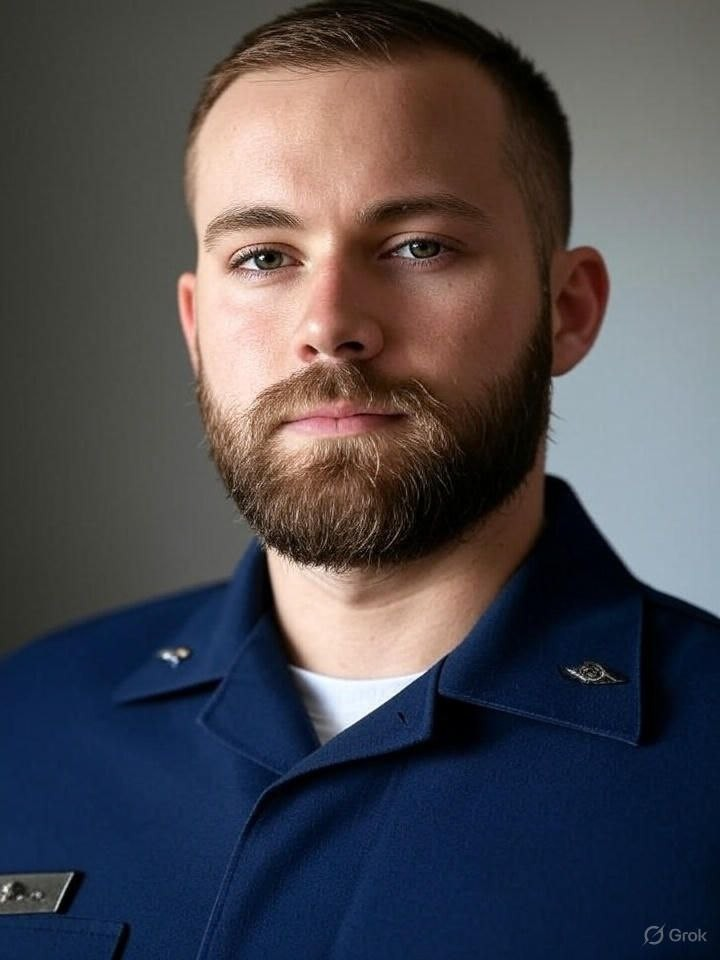
#> input picture user_photos/user_1604957128_8e50073d.jpg, 720 x 960 px; its folder holds only this picture in this run
$ python -i enhanced_id_generator.py   (imports and definitions only)
#> lines starting #> are read from the running program, lines starting #| are printed output that depends on the picture
import os
import qrcode
from PIL import Image, ImageDraw, ImageFont
import uuid
import random
from typing import Optional, Tuple

class EnhancedIDCardGenerator:
    def __init__(self):
        self.output_dir = "generated_cards"
        self.templates_dir = "templates"
        self.photos_dir = "user_photos"
        self.logos_dir = "college_logos"
        self.ensure_directories()

        # Blood group options
        self.blood_groups = ["A+", "A-", "B+", "B-", "AB+", "AB-", "O+", "O-"]

        # College information with logo paths
        self.colleges = {
            "1": {
                "name": "INDIAN INSTITUTE OF SCIENCE (IISc) BANGALORE",
                "short_name": "IISc Bangalore",
                "logo_path": "college_logos/IISc_Bangalore_logo.png",
                "colors": {"primary": "#1E3A8A", "secondary": "#3B82F6", "text": "#1F2937"},
                "authority": "Academic Office, IISc Bangalore"
            },
            "2": {
                "name": "INDIAN INSTITUTE OF TECHNOLOGY (IIT) MADRAS",
                "short_name": "IIT Madras",
                "logo_path": "college_logos/IIT_Madras_logo.png",
                "colors": {"primary": "#7C2D12", "secondary": "#DC2626", "text": "#1F2937"},
                "authority": "Academic Section, IIT Madras"
            },
            "3": {
                "name": "INDIAN INSTITUTE OF TECHNOLOGY (IIT) BOMBAY",
                "short_name": "IIT Bombay",
                "logo_path": "college_logos/IIT_Bombay_logo.png",
                "colors": {"primary": "#1E40AF", "secondary": "#DC2626", "text": "#1F2937"},
                "authority": "Academic Office, IIT Bombay"
            },
            "4": {
                "name": "INDIAN INSTITUTE OF TECHNOLOGY (IIT) DELHI",
                "short_name": "IIT Delhi",
                "logo_path": "college_logos/IIT_Delhi_logo.png",
                "colors": {"primary": "#DC2626", "secondary": "#FFFFFF", "text": "#1F2937"},
                "authority": "Academic Section, IIT Delhi"
            },
            "5": {
                "name": "JAWAHARLAL NEHRU UNIVERSITY (JNU)",
                "short_name": "JNU",
                "logo_path": "college_logos/JNU_logo.jpg",
                "colors": {"primary": "#1E40AF", "secondary": "#FFFFFF", "text": "#1F2937"},
                "authority": "Academic Branch, JNU"
            }
        }

    def ensure_directories(self):
        """Create necessary directories"""
        os.makedirs(self.output_dir, exist_ok=True)
        os.makedirs(self.templates_dir, exist_ok=True)
        os.makedirs(self.photos_dir, exist_ok=True)
        os.makedirs(self.logos_dir, exist_ok=True)

    # [53 lines left out: functions generate_qr_code, get_font, load_college_logo, not called in this run]

    def process_user_photo(self, photo_path: str) -> Image.Image:
        """Process user photo for ID card"""
#> called with photo_path = 'user_photos/user_1604957128_8e50073d.jpg'
        try:
            # Open and process the photo
            photo = Image.open(photo_path)
#> photo is the input picture: PIL image 720x960 RGB; mean R, G, B 76, 73.9, 80

            # Convert to RGB if necessary
            if photo.mode != 'RGB':
                photo = photo.convert('RGB')

            # Resize to standard ID photo size (150x180 pixels)
            photo_width, photo_height = 150, 180

            # Calculate aspect ratio
            original_width, original_height = photo.size
#> original_width = 720; original_height = 960
            aspect_ratio = original_width / original_height
#> aspect_ratio = 0.75

            # Crop to fit the ID photo dimensions
            if aspect_ratio > (photo_width / photo_height):
                # Photo is wider, crop width
                new_height = original_height
                new_width = int(new_height * (photo_width / photo_height))
                left = (original_width - new_width) // 2
                photo = photo.crop((left, 0, left + new_width, new_height))
            else:
                # Photo is taller, crop height
                new_width = original_width
#> new_width = 720
                new_height = int(new_width * (photo_height / photo_width))
#> new_height = 864
                top = (original_height - new_height) // 2
#> top = 48
                photo = photo.crop((0, top, new_width, top + new_height))
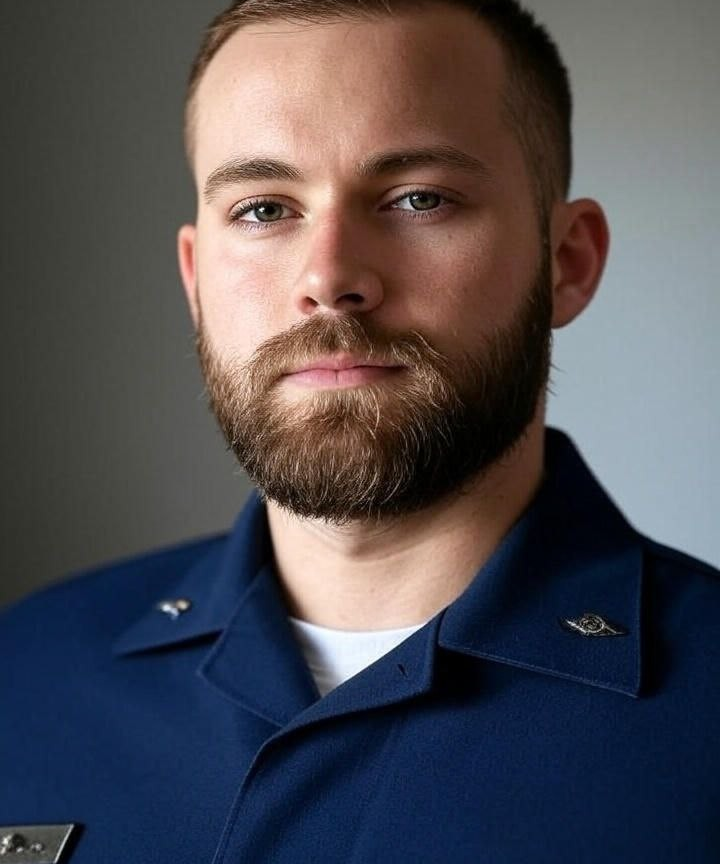
#> photo: PIL image 720x864 RGB; mean R, G, B 79.9, 76.6, 81.8

            # Resize to exact dimensions
            photo = photo.resize((photo_width, photo_height), Image.Resampling.LANCZOS)
#> photo: PIL image 150x180 RGB

            return photo

        except Exception as e:
            print(f"Error processing photo: {e}")
            # Return a placeholder if photo processing fails
            placeholder = Image.new('RGB', (150, 180), '#F3F4F6')
            draw = ImageDraw.Draw(placeholder)
            font = self.get_font(16)
            draw.text((75, 90), "PHOTO", font=font, fill="gray", anchor="mm")
            return placeholder

    def generate_random_blood_group(self) -> str:
        """Generate random blood group"""
        return random.choice(self.blood_groups)

    # [73 lines left out: function create_professional_template, not called in this run]

    async def generate_id_card(self, college_id: str, student_name: str,
                             father_name: str, phone: str, department: str,
                             qr_data: str, photo_path: str = None) -> str:
        """Generate ID card with enhanced quality, logo, and blood group"""

        college_info = self.colleges.get(college_id)
        if not college_info:
            raise ValueError(f"Invalid college ID: {college_id}")

        # Create professional template
        card = self.create_professional_template(college_id)
        draw = ImageDraw.Draw(card)

        # Get dimensions
        card_width, card_height = card.size

        # Colors
        text_color = college_info["colors"]["text"]

        # Fonts with enhanced sizing
        label_font = self.get_font(18, bold=True)
        value_font = self.get_font(22)
        name_font = self.get_font(30, bold=True) # Larger and bolder name
        small_font = self.get_font(16)

        # Photo section
        photo_x, photo_y = 50, 240
        photo_width, photo_height = 150, 180

        if photo_path and os.path.exists(photo_path):
            # Process and add user photo
            user_photo = self.process_user_photo(photo_path)
            card.paste(user_photo, (photo_x, photo_y))

            # Add photo border
            draw.rectangle([photo_x-2, photo_y-2, photo_x + photo_width+2, photo_y + photo_height+2],
                          outline="black", width=2)
        else:
            # Draw photo placeholder with border
            draw.rectangle([photo_x, photo_y, photo_x + photo_width, photo_y + photo_height],
                          outline="black", width=3, fill="#F3F4F6")
            photo_font = self.get_font(16)
            draw.text((photo_x + photo_width//2, photo_y + photo_height//2), "PHOTO",
                     font=photo_font, fill="gray", anchor="mm")

        # Information section (right side of photo)
        info_x = photo_x + photo_width + 40
        info_y = photo_y + 10
        line_height = 45

        # Student name
        draw.text((info_x, info_y), "STUDENT NAME", font=label_font, fill=text_color)
        draw.text((info_x, info_y + 25), student_name.upper(), font=name_font, fill=text_color)

        # Father's name
        draw.text((info_x, info_y + line_height * 2), "FATHER'S NAME", font=label_font, fill=text_color)
        draw.text((info_x, info_y + line_height * 2 + 25), father_name, font=value_font, fill=text_color)

        # Student ID Number (generated)
        student_id = f"{college_info['short_name'][:3].upper()}{random.randint(100000, 999999)}"
        draw.text((info_x, info_y + line_height * 4), "STUDENT ID:", font=label_font, fill=text_color)
        draw.text((info_x, info_y + line_height * 4 + 25), student_id, font=value_font, fill=text_color)

        # Information below photo, aligned to the left
        below_photo_y = photo_y + photo_height + 40
        left_align_x = 50

        # Phone number
        draw.text((left_align_x, below_photo_y), "PHONE:", font=label_font, fill=text_color)
        draw.text((left_align_x, below_photo_y + 25), phone, font=value_font, fill=text_color)

        # Department
        draw.text((left_align_x, below_photo_y + line_height), "DEPARTMENT:", font=label_font, fill=text_color)

        # Truncate long department names
        if len(department) > 30:
            department = department[:27] + "..."

        draw.text((left_align_x, below_photo_y + line_height + 25), department, font=value_font, fill=text_color)

        # Blood Group - NEW FIELD
        blood_group = self.generate_random_blood_group()
        draw.text((left_align_x, below_photo_y + line_height * 2), "BLOOD GROUP:", font=label_font, fill=text_color)
        draw.text((left_align_x, below_photo_y + line_height * 2 + 25), blood_group, font=value_font, fill="#DC2626")  # Red color for blood group

        # Issue authority
        authority_y = card_height - 220
        draw.text((left_align_x, authority_y), "ISSUED BY:", font=label_font, fill=text_color)
        draw.text((left_align_x, authority_y + 25), college_info["authority"], font=small_font, fill=text_color)

        # Issue date
        from datetime import datetime
        issue_date = datetime.now().strftime("%d/%m/%Y")
        draw.text((left_align_x, authority_y + 50), f"ISSUE DATE: {issue_date}", font=small_font, fill=text_color)

        # Generate and add QR code
        enhanced_qr_data = f"Name: {student_name}\nFather: {father_name}\nPhone: {phone}\nCollege: {college_info['name']}\nDept: {department}\nBlood Group: {blood_group}\nStudent ID: {student_id}\nIssue Date: {issue_date}"
        qr_img = self.generate_qr_code(enhanced_qr_data, 130)

        # Position QR code (bottom right)
        qr_x = card_width - 150
        qr_y = card_height - 170

        # Add white background for QR code
        qr_bg = Image.new("RGB", (140, 140), "white")
        card.paste(qr_bg, (qr_x-5, qr_y-5))
        card.paste(qr_img, (qr_x, qr_y))

        # Add QR code label
        draw.text((qr_x + 65, qr_y - 25), "SCAN FOR VERIFICATION",
                 font=self.get_font(10, bold=True), fill=text_color, anchor="mm")

        # Generate unique filename
        card_filename = f"id_card_{college_id}_{uuid.uuid4().hex[:8]}.png"
        card_path = os.path.join(self.output_dir, card_filename)

        # Save with maximum quality
        card.save(card_path, "PNG", quality=100, optimize=True, dpi=(300, 300))

        return card_path

    # [65 lines left out: functions save_user_photo, cleanup_old_cards, cleanup_old_photos, not called in this run]

>>> result = EnhancedIDCardGenerator().process_user_photo('user_photos/user_1604957128_8e50073d.jpg')

$ run again, on user_photos/user_625666181_4a96796c.jpg
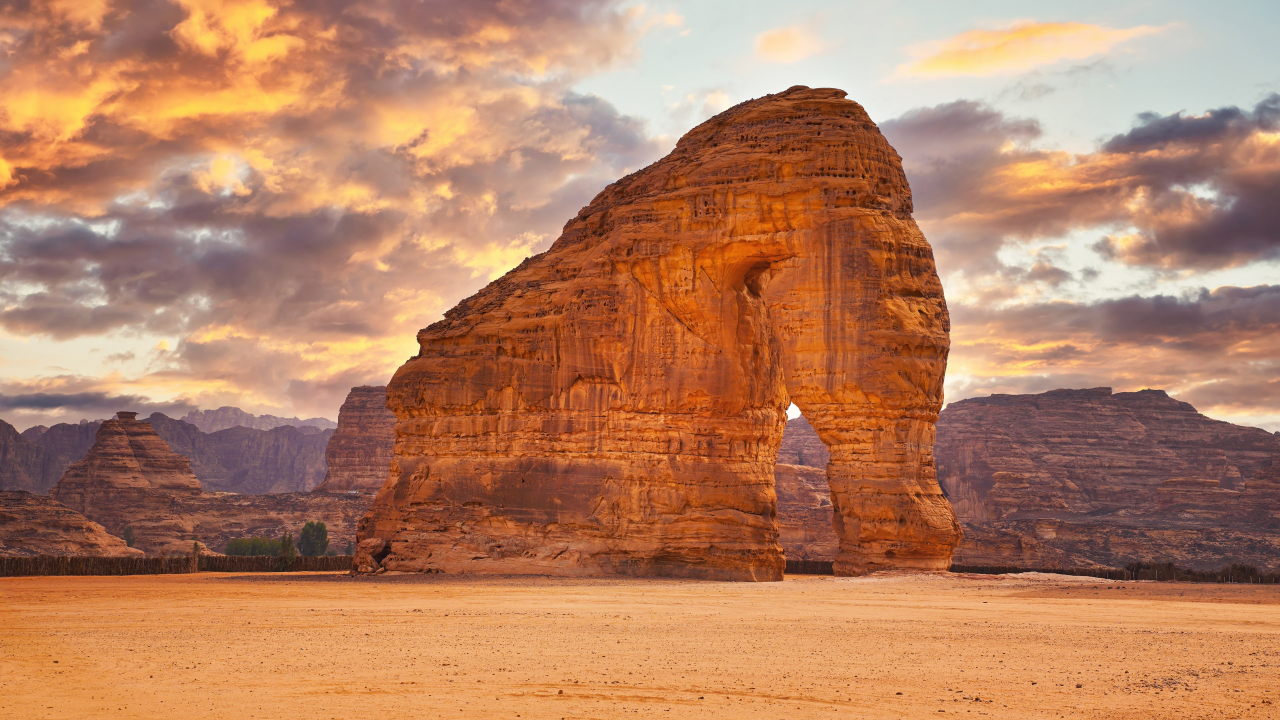
#> input picture user_photos/user_625666181_4a96796c.jpg, 3840 x 2160 px (shown at 1/3 size)
#> in process_user_photo, photo is the input picture: PIL image 3840x2160 RGB; mean R, G, B 181.4, 128.7, 98.5
#> in process_user_photo, `photo = photo.crop((left, 0, left + new_width, new_height))`:
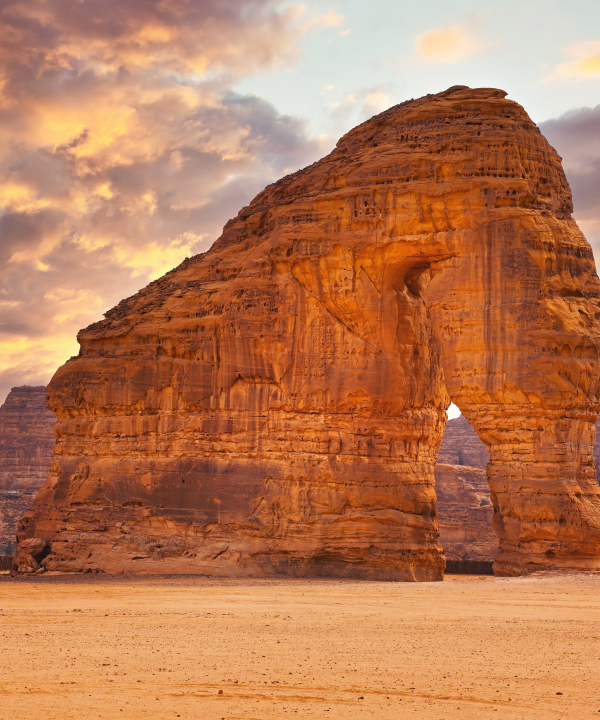
#> photo: PIL image 1800x2160 RGB (shown at 1/3 size); mean R, G, B 185.5, 122.4, 85.6
#> in process_user_photo, `photo = photo.resize((photo_width, photo_height), Image.Resampling.LAN..`:
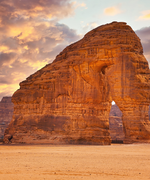
#> photo: PIL image 150x180 RGB; mean R, G, B 185.5, 122.4, 85.6
